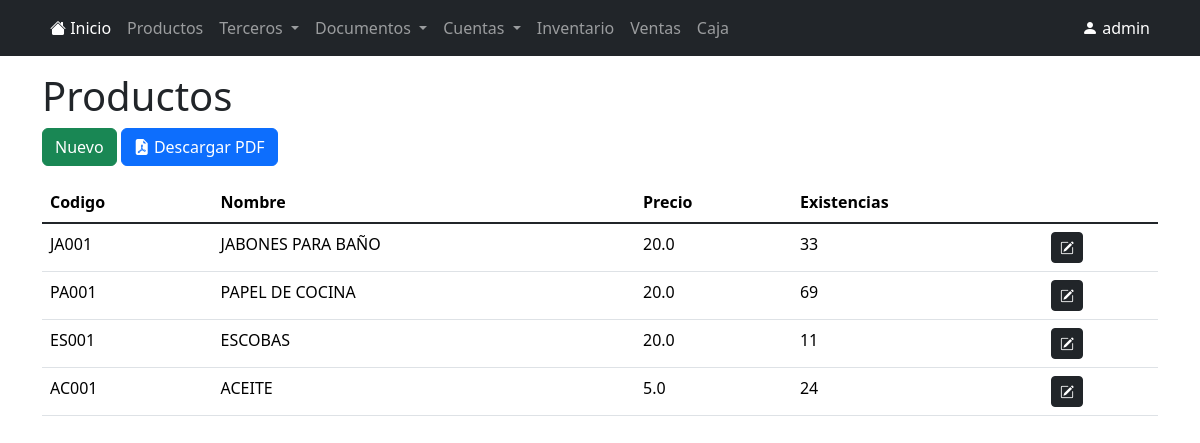
/productos/ (signed in), run on the app's committed database.
### app/models.py (models this page shows, shortened)
class Usuario(db.Model):
	id = db.Column(db.Integer, primary_key = True)
	username = db.Column(db.String(20), unique = True, nullable = False)
	password = db.Column(db.Text, nullable = False)

class Producto(db.Model):
	cod_producto = db.Column(db.String(20), primary_key = True)
	nombre = db.Column(db.String(50), unique = True, nullable = False)
	precio = db.Column(db.Float, nullable = False)
	existencias = db.Column(db.Integer, nullable = False)

### app/productos.py (the view)
@bp.route('/')
@login_required
def index():
	productos = Producto.query.all()
	return render_template('productos/index.html', productos = productos)

### app/auth.py (called while the page is built)
@bp.before_app_request
def load_logged_in_user():
	user_id = session.get('user_id')
	if user_id:
		g.usuario = Usuario.query.get_or_404(user_id)
	else:
		g.usuario = None

def login_required(view):
	@functools.wraps(view)
	def wrapped_view(**kwargs):
		if g.usuario is None:
			return redirect(url_for('auth.login'))
		return view(**kwargs)
	return wrapped_view

### app/templates/productos/index.html (shortened to what this page needs)
{% extends 'base.html' %}
{% block contenido %}
<div class="container-sm">
	<div>
		<h1 class="display-6">Productos</h1>
		<a href="{{url_for('productos.create')}}" class="btn btn-success">Nuevo</a>
		<button type="button" class="btn btn-primary" id="btnGenerarPDF"><i class="bi bi-file-earmark-pdf-fill"></i> Descargar PDF</button>
	</div>
	<table class="table table-hover mt-3">
		<thead>
			<tr>
				<th class="col">Codigo</th>
				<th class="col">Nombre</th>
				<th class="col">Precio</th>
				<th class="col">Existencias</th>
				<th></th>
			</tr>
		</thead>
		<tbody class="table-group-divider">
			{% for producto in productos %}
			<tr>
				<td>{{producto.cod_producto}}</td>
				<td>{{producto.nombre}}</td>
				<td>{{producto.precio}}</td>
				<td>{{producto.existencias}}</td>
				<td><a href="{{url_for('productos.update', cod_producto = producto.cod_producto)}}" class="btn btn-sm btn-dark"><i class="bi bi-pencil-square"></i></a></td>
			</tr>
			{% endfor %}
		</tbody>
	</table>
</div>
{% endblock %}

### app/templates/base.html (shortened to what this page needs)
<!doctype html>
<html lang="es">
<head>
    <link href="https://cdn.jsdelivr.net/npm/bootstrap@5.3.2/dist/css/bootstrap.min.css" rel="stylesheet">
    <link rel="stylesheet" href="https://cdn.jsdelivr.net/npm/bootstrap-icons@1.11.1/font/bootstrap-icons.css">
</head>
<body>
    {% if g.usuario %}
    <nav class="navbar navbar-expand-sm navbar-dark bg-dark mb-3" data-bs-theme="dark">
        <div class="container-sm">
            <div class="collapse navbar-collapse" id="navbarSupportedContent">
                <ul class="navbar-nav">
                    <li class="nav-item">
                        <a class="nav-link active" aria-current="page" href="/">
                            <i class="bi bi-house-fill"></i>
                            Inicio
                        </a>
                    </li>
                    <li class="nav-item">
                        <a class="nav-link" href="{{url_for('productos.index')}}">Productos</a>
                    </li>
                    <li class="nav-item dropdown">
                        <a class="nav-link dropdown-toggle" href="#" role="button" data-bs-toggle="dropdown" aria-expanded="false">
                            Terceros
                        </a>
                    </li>
                    <li class="nav-item dropdown">
                        <a class="nav-link dropdown-toggle" href="#" role="button" data-bs-toggle="dropdown" aria-expanded="false">
                            Documentos
                        </a>
                    </li>
                    <li class="nav-item dropdown">
                        <a class="nav-link dropdown-toggle" href="#" role="button" data-bs-toggle="dropdown" aria-expanded="false">
                            Cuentas
                        </a>
                    </li>
                    <li class="nav-item">
                        <a class="nav-link" href="{{url_for('inventario.index')}}">Inventario</a>
                    </li>
                    <li class="nav-item">
                        <a class="nav-link" href="{{url_for('caja.venta')}}">Ventas</a>
                    </li>
                    <li class="nav-item">
                        <a class="nav-link" href="{{url_for('caja.index')}}">Caja</a>
                    </li>
                </ul>
            </div>
            <div class="collapse navbar-collapse justify-content-end" id="navbarSupportedContent">
                <div class="navbar-nav">
                    <li class="nav-item dropdown">
                        <span class="nav-link active" href="#" role="button" data-bs-toggle="dropdown" aria-expanded="false">
                            <i class="bi bi-person-fill"></i>
                            {{g.usuario.username}}
                        </span>
                    </li>
                </div>
            </div>
        </div>
    </nav>
    {% endif %}
    {% block contenido %}
    {% endblock %}
</body>
</html>

### data on the page
Usuario: usuario.username "admin"
Producto: cod_producto "JA001", nombre "JABONES PARA BAÑO", precio "20.0", existencias "33"
Producto: cod_producto "PA001", nombre "PAPEL DE COCINA", precio "20.0", existencias "69"
Producto: cod_producto "ES001", nombre "ESCOBAS", precio "20.0", existencias "11"
Producto: cod_producto "AC001", nombre "ACEITE", precio "5.0", existencias "24"
